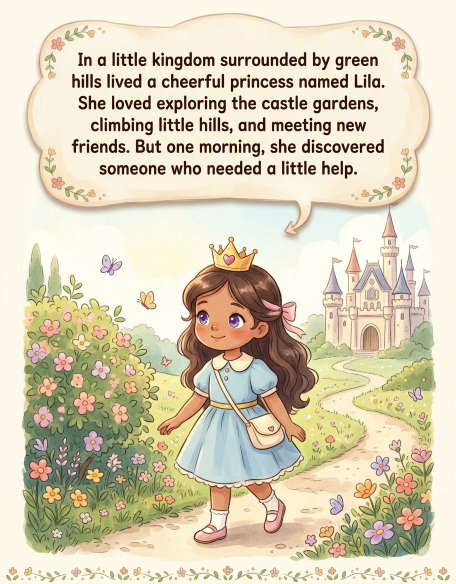
#> input picture lila/pages/02_p02.png, 912 x 1168 px, given in place of ebook_cover_raw.png, which was not available (shown at 1/2 size)
$ python build_kindle.py
#> lines starting #> are read from the running program, lines starting #| are printed output that depends on the picture; pictures that were not available may be replaced by others from this repository, and a replacement may not be noted
#!/usr/bin/env python3
"""
Build the Kindle package for
"Princess Elara and the Secret Garden of Stars".

Outputs (into ./kindle):
  1. kindle_cover_1600x2560.jpg — Amazon ebook cover, exactly 1600 x 2560 px (1.6:1)
  2. princess_elara_kindle.epub — fixed-layout EPUB 3, one illustration per page

Why fixed layout: this is a picture book. The words are baked into the artwork,
so the text must never reflow. Fixed layout keeps every page exactly as drawn,
which is what Amazon expects for children's picture books.

Usage:  python3 build_kindle.py
"""
import os
import shutil
import zipfile
from html import escape

from PIL import Image

HERE = os.path.dirname(os.path.abspath(__file__))
PAGES = os.path.join(HERE, "pages")
OUT = os.path.join(HERE, "kindle")
BUILD = os.path.join(OUT, ".epub_build")

TITLE = "Princess Lila and the Little Dragon Who Was Afraid to Fly"
SUBTITLE = "A Story About Courage, Friendship, and Trying Again"
AUTHOR = "Cedric Errol Cajelo"
LANG = "en"
BOOK_ID = "urn:uuid:lila-little-dragon-afraid-to-fly-0001"

# Amazon ebook cover spec
COVER_W, COVER_H = 1600, 2560

# Interior page size for the fixed-layout viewport (8.5 x 11 at 150 ppi)
PAGE_W, PAGE_H = 1275, 1650

PAGE_ORDER = [
    ("00_cover.png", "Cover"),
    ("02_p02.png", "Page 1"), ("03_p03.png", "Page 2"), ("04_p04.png", "Page 3"),
    ("05_p05.png", "Page 4"), ("06_p06.png", "Page 5"), ("07_p07.png", "Page 6"),
    ("08_p08.png", "Page 7"), ("09_p09.png", "Page 8"), ("10_p10.png", "Page 9"),
    ("11_p11.png", "Page 10"), ("12_p12.png", "Page 11"), ("13_p13.png", "Page 12"),
    ("14_p14.png", "Page 13"), ("15_p15.png", "Page 14"), ("16_p16.png", "Page 15"),
    ("99_ending.png", "The End"),
]


def build_cover():
    """Scale to cover 1600x2560 and centre-crop to the exact ratio."""
    src = os.path.join(OUT, "ebook_cover_raw.png")
    im = Image.open(src).convert("RGB")
    scale = max(COVER_W / im.width, COVER_H / im.height)
    im = im.resize((round(im.width * scale), round(im.height * scale)), Image.LANCZOS)
    left = (im.width - COVER_W) // 2
    top = (im.height - COVER_H) // 2
    im = im.crop((left, top, left + COVER_W, top + COVER_H))
    dst = os.path.join(OUT, "kindle_cover_1600x2560.jpg")
    im.save(dst, "JPEG", quality=92, optimize=True, dpi=(300, 300))
    return dst, im.size


def prep_images():
    """Write interior page JPGs sized for the fixed-layout viewport."""
    img_dir = os.path.join(BUILD, "OEBPS", "images")
    os.makedirs(img_dir, exist_ok=True)
    out = []
    for i, (src, label) in enumerate(PAGE_ORDER):
        im = Image.open(os.path.join(PAGES, src)).convert("RGB")
        im = im.resize((PAGE_W, PAGE_H), Image.LANCZOS)
        name = f"page{i:02d}.jpg"
        im.save(os.path.join(img_dir, name), "JPEG", quality=88, optimize=True)
        out.append((name, label))
    # cover image for the ebook itself
    cover = Image.open(os.path.join(OUT, "kindle_cover_1600x2560.jpg")).convert("RGB")
    cover.thumbnail((1600, 2560), Image.LANCZOS)
    cover.save(os.path.join(img_dir, "cover.jpg"), "JPEG", quality=90, optimize=True)
    return out


def write(path, text):
    os.makedirs(os.path.dirname(path), exist_ok=True)
    with open(path, "w", encoding="utf-8") as fh:
        fh.write(text)


def page_xhtml(img, label, w, h):
    return f"""<?xml version="1.0" encoding="utf-8"?>
<!DOCTYPE html>
<html xmlns="http://www.w3.org/1999/xhtml" xmlns:epub="http://www.idpf.org/2007/ops">
<head>
  <title>{escape(label)}</title>
  <meta name="viewport" content="width={w}, height={h}"/>
  <link rel="stylesheet" type="text/css" href="style.css"/>
</head>
<body>
  <div class="page"><img src="images/{img}" alt="{escape(label)}"/></div>
</body>
</html>
"""


def build_epub():
    if os.path.exists(BUILD):
        shutil.rmtree(BUILD)
    os.makedirs(BUILD)

    pages = prep_images()

    # mimetype must be first and stored uncompressed
    write(os.path.join(BUILD, "mimetype"), "application/epub+zip")

    write(os.path.join(BUILD, "META-INF", "container.xml"),
          """<?xml version="1.0" encoding="UTF-8"?>
<container version="1.0" xmlns="urn:oasis:names:tc:opendocument:xmlns:container">
  <rootfiles>
    <rootfile full-path="OEBPS/content.opf" media-type="application/oebps-package+xml"/>
  </rootfiles>
</container>
""")

    write(os.path.join(BUILD, "OEBPS", "style.css"),
          """@page { margin: 0; padding: 0; }
html, body { margin: 0; padding: 0; height: 100%; background: #ffffff; }
.page { margin: 0; padding: 0; text-align: center; }
.page img { width: 100%; height: 100%; margin: 0; padding: 0; display: block; }
""")

    # page documents
    for img, label in pages:
        write(os.path.join(BUILD, "OEBPS", img.replace(".jpg", ".xhtml")),
              page_xhtml(img, label, PAGE_W, PAGE_H))

    manifest, spine, nav_items = [], [], []
    manifest.append('<item id="cover-image" href="images/cover.jpg" '
                    'media-type="image/jpeg" properties="cover-image"/>')
    manifest.append('<item id="css" href="style.css" media-type="text/css"/>')
    manifest.append('<item id="nav" href="nav.xhtml" media-type="application/xhtml+xml" '
                    'properties="nav"/>')

    for i, (img, label) in enumerate(pages):
        doc = img.replace(".jpg", ".xhtml")
        manifest.append(f'<item id="pg{i}" href="{doc}" media-type="application/xhtml+xml"/>')
        manifest.append(f'<item id="im{i}" href="images/{img}" media-type="image/jpeg"/>')
        spine.append(f'<itemref idref="pg{i}"/>')
        nav_items.append(f'<li><a href="{doc}">{escape(label)}</a></li>')

    nl = "\n    "
    write(os.path.join(BUILD, "OEBPS", "content.opf"),
          f"""<?xml version="1.0" encoding="utf-8"?>
<package xmlns="http://www.idpf.org/2007/opf" version="3.0"
         unique-identifier="bookid" prefix="rendition: http://www.idpf.org/vocab/rendition/#">
  <metadata xmlns:dc="http://purl.org/dc/elements/1.1/">
    <dc:identifier id="bookid">{BOOK_ID}</dc:identifier>
    <dc:title>{escape(TITLE)}</dc:title>
    <dc:creator>{escape(AUTHOR)}</dc:creator>
    <dc:language>{LANG}</dc:language>
    <dc:description>{escape(SUBTITLE)}</dc:description>
    <meta property="dcterms:modified">2026-08-11T00:00:00Z</meta>
    <meta property="rendition:layout">pre-paginated</meta>
    <meta property="rendition:orientation">portrait</meta>
    <meta property="rendition:spread">auto</meta>
    <meta name="cover" content="cover-image"/>
  </metadata>
  <manifest>
    {nl.join(manifest)}
  </manifest>
  <spine>
    {nl.join(spine)}
  </spine>
</package>
""")

    write(os.path.join(BUILD, "OEBPS", "nav.xhtml"),
          f"""<?xml version="1.0" encoding="utf-8"?>
<!DOCTYPE html>
<html xmlns="http://www.w3.org/1999/xhtml" xmlns:epub="http://www.idpf.org/2007/ops">
<head><title>Contents</title></head>
<body>
  <nav epub:type="toc" id="toc"><h1>Contents</h1>
    <ol>
    {nl.join(nav_items)}
    </ol>
  </nav>
</body>
</html>
""")

    dst = os.path.join(OUT, "princess_lila_kindle.epub")
    if os.path.exists(dst):
        os.remove(dst)
    with zipfile.ZipFile(dst, "w") as z:
        # mimetype first, uncompressed, no extra fields
        z.write(os.path.join(BUILD, "mimetype"), "mimetype", zipfile.ZIP_STORED)
        for root, _, files in os.walk(BUILD):
            for f in sorted(files):
                if f == "mimetype":
                    continue
                full = os.path.join(root, f)
                rel = os.path.relpath(full, BUILD)
                z.write(full, rel, zipfile.ZIP_DEFLATED)
    shutil.rmtree(BUILD)
    return dst, len(pages)


def main():
    os.makedirs(OUT, exist_ok=True)
    cover, size = build_cover()
#> in build_cover, im is the input picture: PIL image 912x1168 RGB; mean R, G, B 216.3, 206.5, 181.6
#> in build_cover, `im = im.resize((round(im.width * scale), round(im.height * scale)), Im..`:
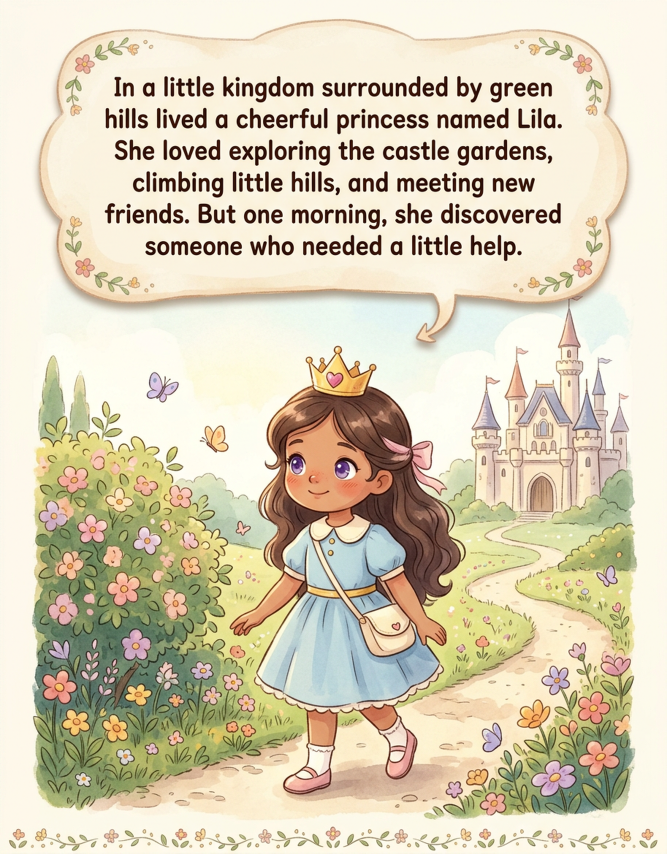
#> im: PIL image 1999x2560 RGB (shown at 1/3 size); mean R, G, B 216.2, 206.5, 181.7
#> in build_cover, `im = im.crop((left, top, left + COVER_W, top + COVER_H))`:
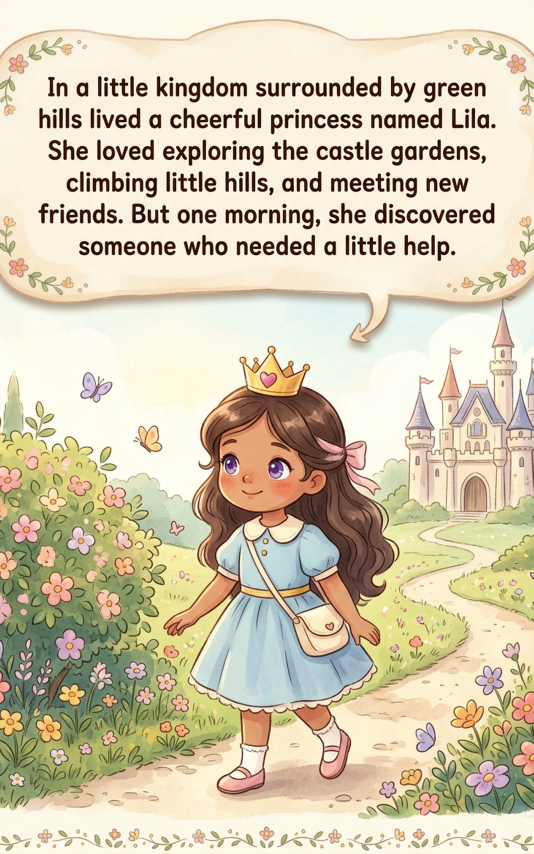
#> im: PIL image 1600x2560 RGB (shown at 1/3 size); mean R, G, B 212, 201.2, 175.3
#> size = (1600, 2560)
    print(f"Cover : {os.path.basename(cover)}  {size[0]}x{size[1]} px  "
          f"ratio {size[1]/size[0]:.4f}  {os.path.getsize(cover)/1e6:.2f} MB")
#| Cover : kindle_cover_1600x2560.jpg  1600x2560 px  ratio 1.6000  0.81 MB
    epub, n = build_epub()
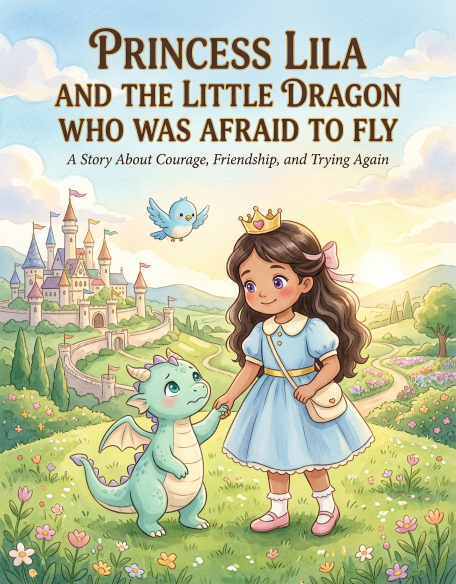
#> input picture lila/pages/00_cover.png, 912 x 1168 px (shown at 1/2 size)
#> in prep_images, im is the input picture: PIL image 912x1168 RGB; mean R, G, B 193.4, 197.1, 167.4
#> in prep_images, `im = im.resize((PAGE_W, PAGE_H), Image.LANCZOS)`:
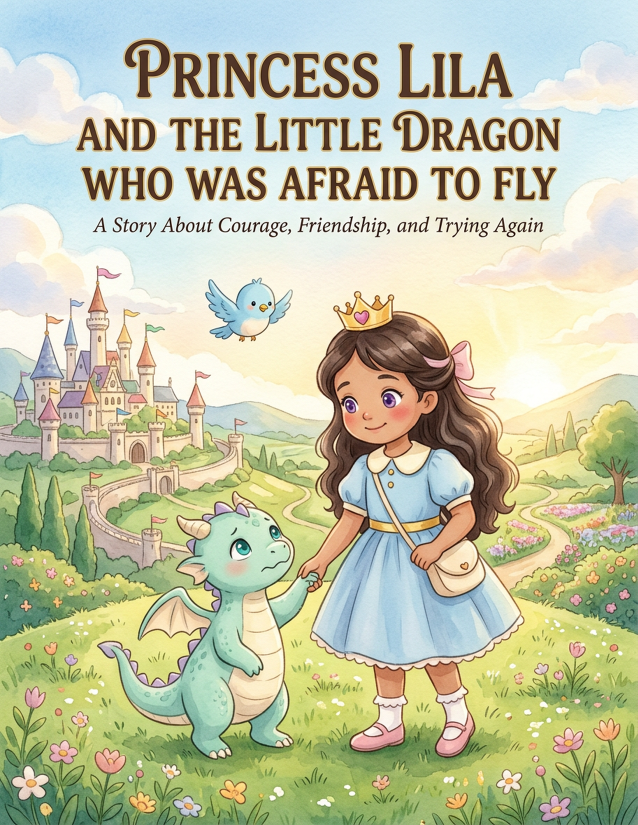
#> im: PIL image 1275x1650 RGB (shown at 1/2 size); mean R, G, B 193.4, 197.1, 167.4
#> pass 3 of the loop in prep_images, `for i, (src, label) in enumerate(PAGE_ORDER):`:
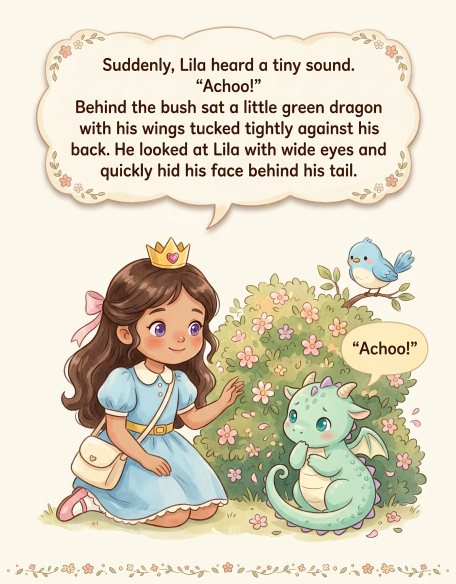
#> input picture lila/pages/03_p03.png, 912 x 1168 px (shown at 1/2 size)
#> in prep_images, im is the input picture: PIL image 912x1168 RGB; mean R, G, B 221.6, 213.9, 194.2
#> in prep_images, `im = im.resize((PAGE_W, PAGE_H), Image.LANCZOS)`:
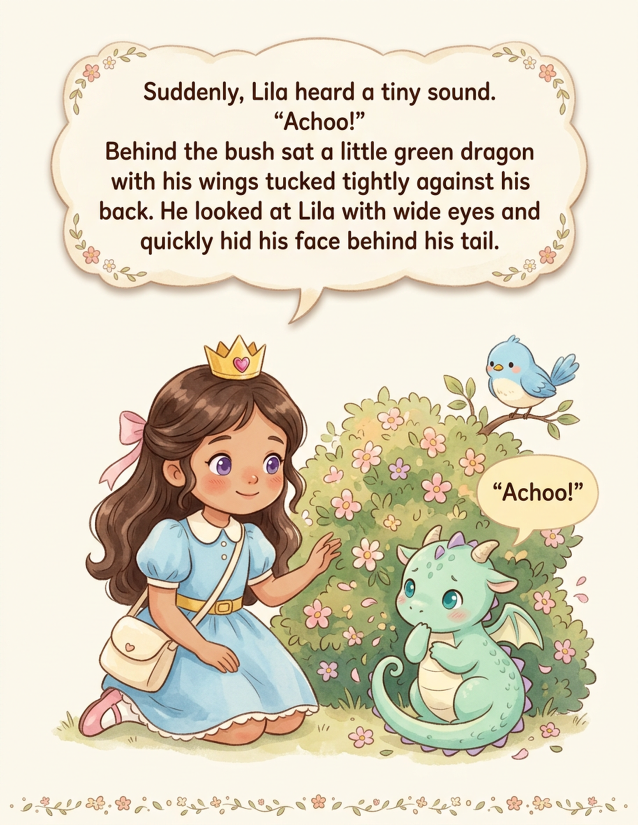
#> im: PIL image 1275x1650 RGB (shown at 1/2 size); mean R, G, B 221.5, 213.8, 194.2
#> the loop made 8 passes; the first 3 are shown
    print(f"EPUB  : {os.path.basename(epub)}  {n} pages  "
          f"{os.path.getsize(epub)/1e6:.2f} MB  (fixed layout)")


if __name__ == "__main__":
#> (the run stopped early here; a loop or call above may not have finished)
